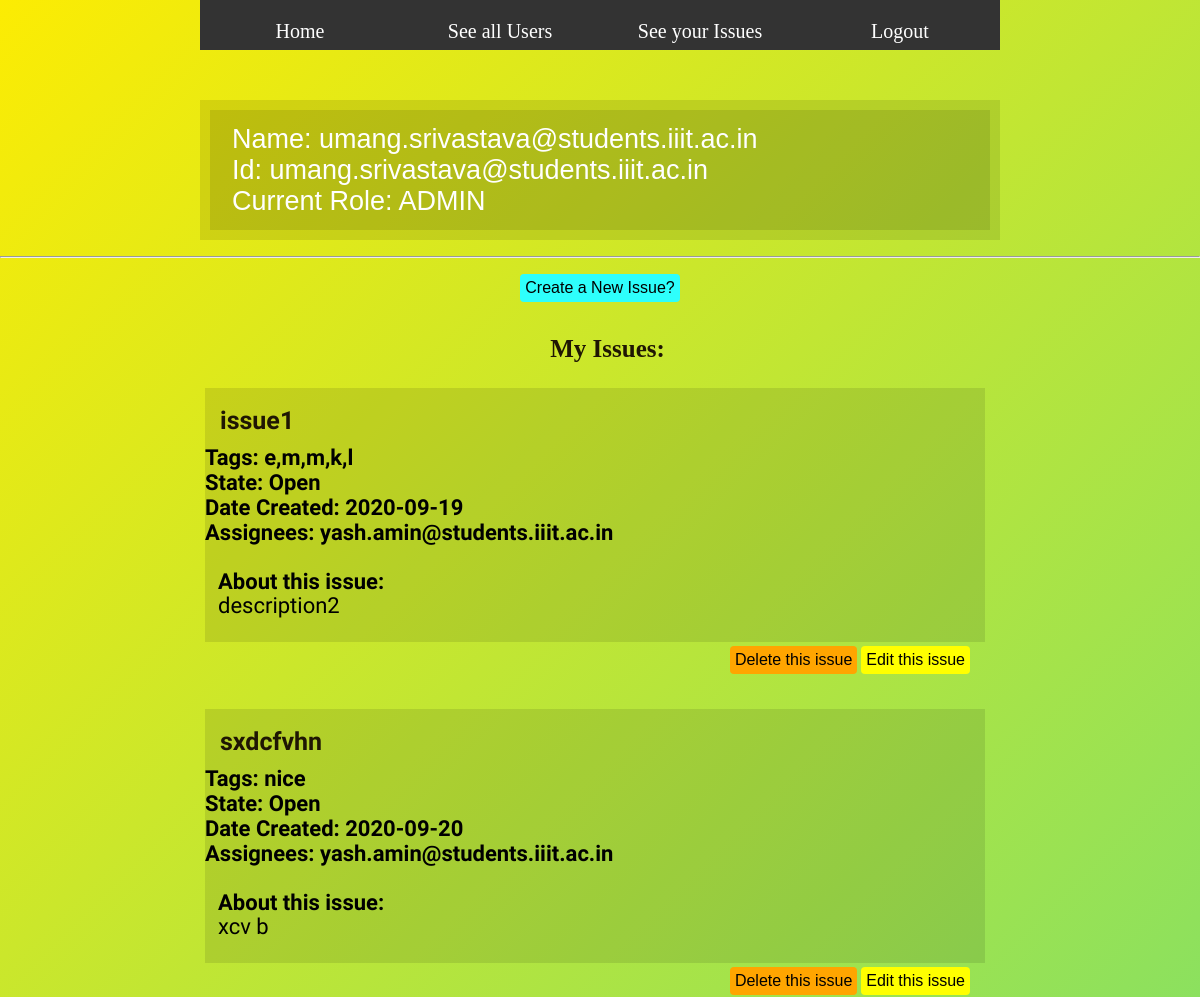
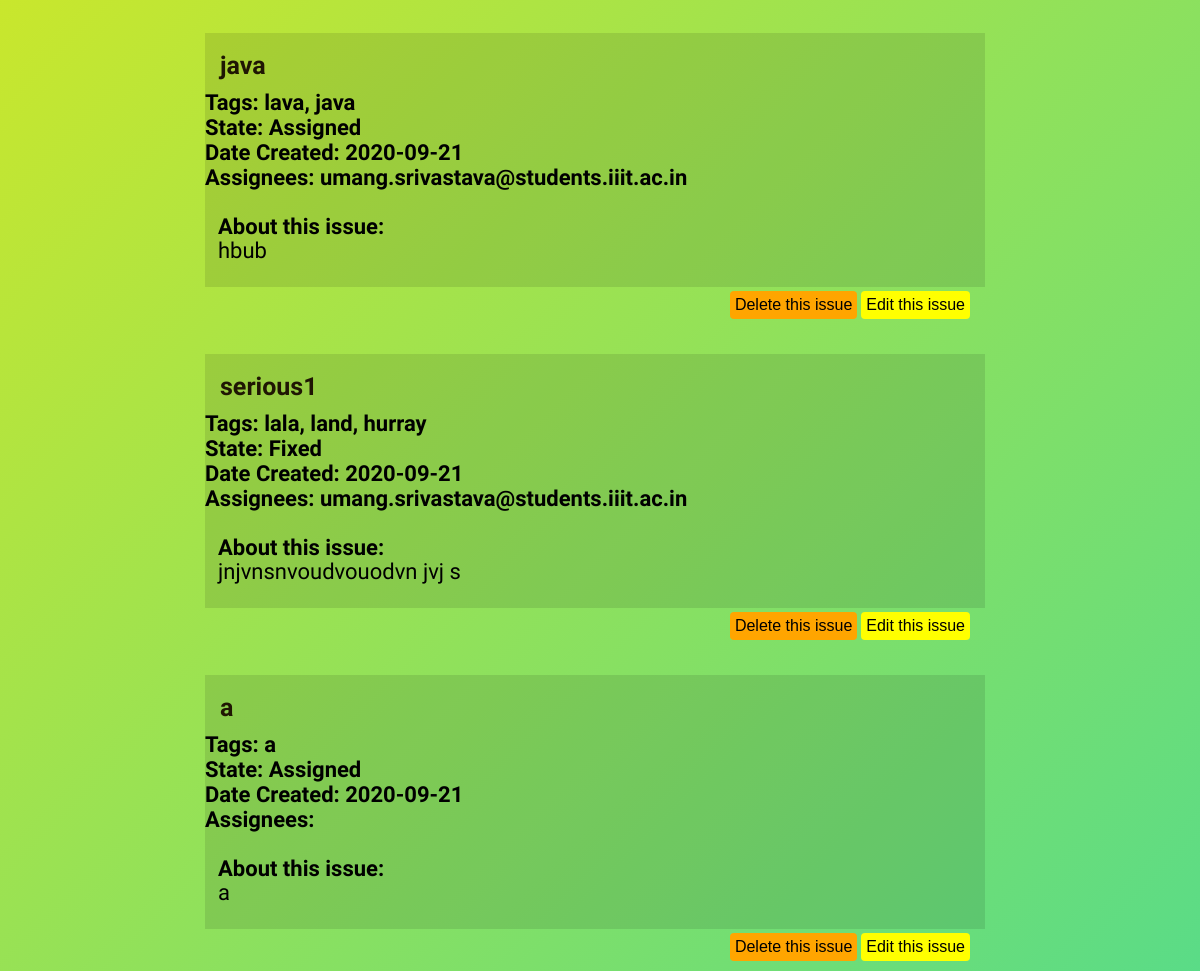
Before: /myissues (signed in) with the older database file (2 pictures, top to bottom).
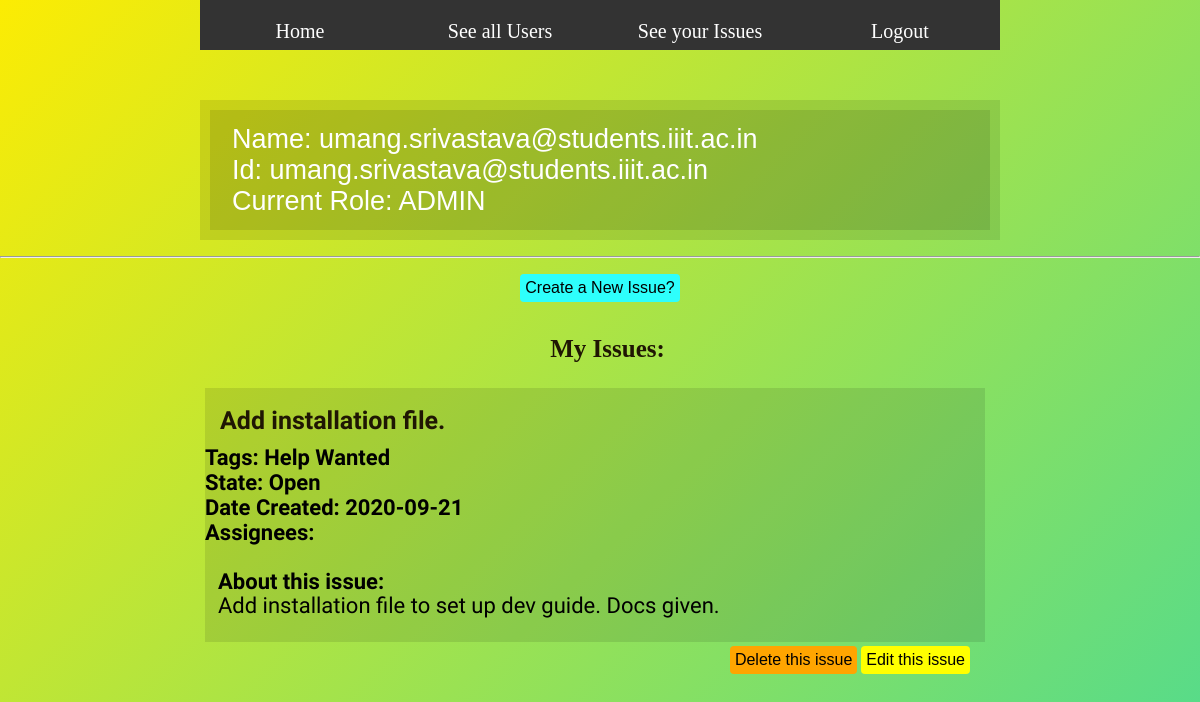
After: the same page with the newer database file.
### app.py (models this page shows, shortened)
class ISSUES(db.Model):
	id = db.Column(db.Integer, primary_key=True)
	title = db.Column(db.String(100), nullable=False)
	description = db.Column(db.String(200), nullable=False)
	state = db.Column(db.String(100), nullable=False)
	tags = db.Column(db.String(100), nullable=True)
	assignees = db.Column(db.String(200), nullable=True)
	owner = db.Column(db.String(100), nullable=False)
	gitlink = db.Column(db.String(100), nullable=True)
	date_created = db.Column(db.DateTime, default=datetime.utcnow)
	assignees = db.Column(db.String(1000), nullable = True)

### app.py (the view)
@app.route('/myissues')
def myissues():
	if "username" in session:
		current_owner = session["username"]
		current_name = session["Name"]
		current_role = session["role"]
		user = USERS.query.filter_by(username = current_owner).all()
		myissues = ISSUES.query.filter_by(owner = current_owner).all()
		return render_template('/myissues.html',
			username = current_owner,
			Name = current_name,
			Role = current_role,
			myissues = myissues)
	else:
		return redirect('/')

### templates/myissues.html (shortened to what this page needs)
{% extends 'base.html' %}
{% block body %}
<div class="content">
    <div id="mainPicture">
        <div class="picture">
            <div id="headerTitle">Name: {{Name}}</div>
            <div id="headerTitle">Id: {{username}}</div>
            <div id="headerTitle">Current Role: {{Role}}
        </div>
        </div>
    </div>
    <br><hr><br>
    <p style="text-align: center;">
        {% if Role == "VIEWER" %}
            <p></p>
        {% else %}
            <a href="{{ url_for('addissue') }}"><button class="createis">Create a New Issue?</button></a>
        {% endif %}
    </p>
    <h1 style="text-align: center">My Issues: </h1>
    {% if myissues|length < 1 %}
    <h2 style="text-align: center">You have  no issues.</h2>
    {% else %}
        {% for issue in myissues %}
        <div class="contentBox">
                <div class="innerBox">
                    <h1> {{issue.title}}</h1>
                    <h4 class="tags"> Tags: {{issue.tags}}</h4>
                    <h4 class="state">State: {{issue.state}}</h4>
                    <h4> Date Created: {{issue.date_created.date()}}</h4>
                    <h4 class="assignees">Assignees: {{issue.assignees}}</h4>
                    <br>
                    <div class="contentText" style="font-size: 22px">
                        <h4>About this issue:</h4>
                        <p> {{issue.description}}</p>
                        <br>
                        <p>
                            <p><a href="/update/{{issue.id}}"><button class="button" >Edit this issue</button></a>
                            <a href="/delete/{{issue.id}}"><button class="delis">Delete this issue</button></a></p>
                        </p>
                    </div>
                </div>
            </div>
            <br><br>
        {% endfor %}
    {% endif %}
</div>
{% endblock %}

Changed rows visible on the page:
no longer on this page (row edited): ISSUES: title "issue1", tags "e,m,m,k,l", state "Open", date_created "2020-09-19", assignees "yash.amin@students.iiit.ac.in", description "description2"
no longer on this page (row edited): ISSUES: title "sxdcfvhn", tags "nice", state "Open", date_created "2020-09-20", assignees "yash.amin@students.iiit.ac.in", description "xcv b"
removed ISSUES: title "java", tags "lava, java", state "Assigned", date_created "2020-09-21", assignees "umang.srivastava@students.iiit.ac.in", description "hbub"
removed ISSUES: title "serious1", tags "lala, land, hurray", state "Fixed", date_created "2020-09-21", assignees "umang.srivastava@students.iiit.ac.in", description "jnjvnsnvoudvouodvn jvj s"
removed ISSUES: title "a", tags "a", state "Assigned", date_created "2020-09-21", description "a"
added ISSUES: title "Add installation file.", tags "Help Wanted", state "Open", date_created "2020-09-21", description "Add installation file to set up dev guide. Docs given."
